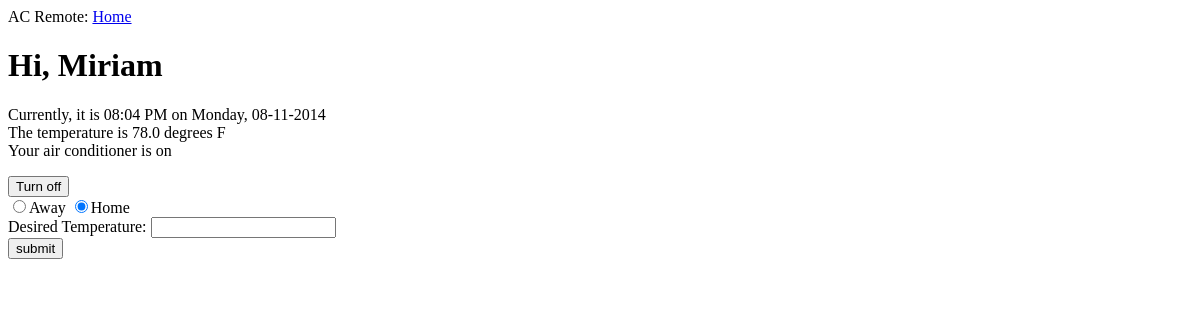
The page /index on the database as committed earlier.
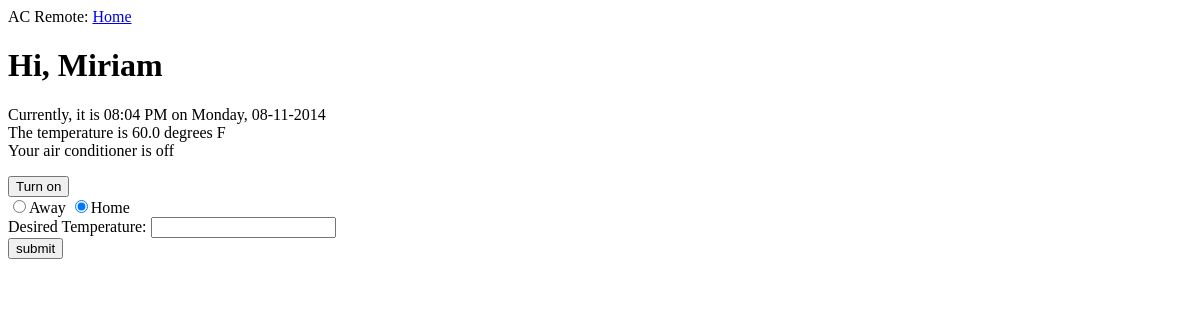
The same page on the database as committed later.
### tables this page shows
CREATE TABLE ac_states ( id integer primary key autoincrement, time text, temp real, is_running int);

### app/app.py (the view)
@app.route('/', methods = ['GET','POST'])
@app.route('/index', methods = ['GET','POST'])
def homepage():
	last_ac_state = db.get_last_ac_state()
	temp = last_ac_state[2]
	running = bool(last_ac_state[3])
	return render_template('index.html', temp = temp, running = running, time=datetime.datetime.now())

### app/db.py (called while the page is built)
def get_last_ac_state():
	c = conn.cursor()
	c.execute('select * from ac_states order by id desc limit 1')
	data = c.fetchone()
	return data

### app/templates/index.html
{% extends "base.html" %}
{% block content %}
<h1>Hi, Miriam</h1>
<div>
  <p>
    {{time.strftime('Currently, it is %I:%M %p on %A, %m-%d-%Y')}}<br>
    The temperature is {{temp}} degrees F<br>
    Your air conditioner is <span id='on_off_span'>{{ 'on' if running else 'off' }}</span>
  </p>
</div>
<button id="on_off_switch">{{'Turn off' if running else 'Turn on'}}</button><br>
<input id='radio_away' type="radio" name="home_mode" value=0>Away
<input id='radio_home' type="radio" name="home_mode" value=1>Home
<form id="set_temperature" name="input" action="{{ url_for('set_temp') }}" method = "post" style="display: none;">
  Desired Temperature: <input type="text" name="desired_temp" id="desired_temp"><br>
<input type="submit" value="submit">
</form>
{% endblock %}

### app/templates/base.html (shortened to what this page needs)
<html>
  <head>
  </head>
  <body>
    <div>AC Remote: <a href="/index">Home</a></div>
    {% block content %}{% endblock %}
  </body>
</html>

Rows that differ between the two databases and show on the page:
no longer on this page (row unchanged): ac_states: temp "78.0"
added ac_states: temp "60.0"
Other text that changed with them:
{{ 'on' if running else 'off' }}: "on" → "off"
{{ 'Turn off' if running else 'Turn on' }}: "Turn off" → "Turn on"
